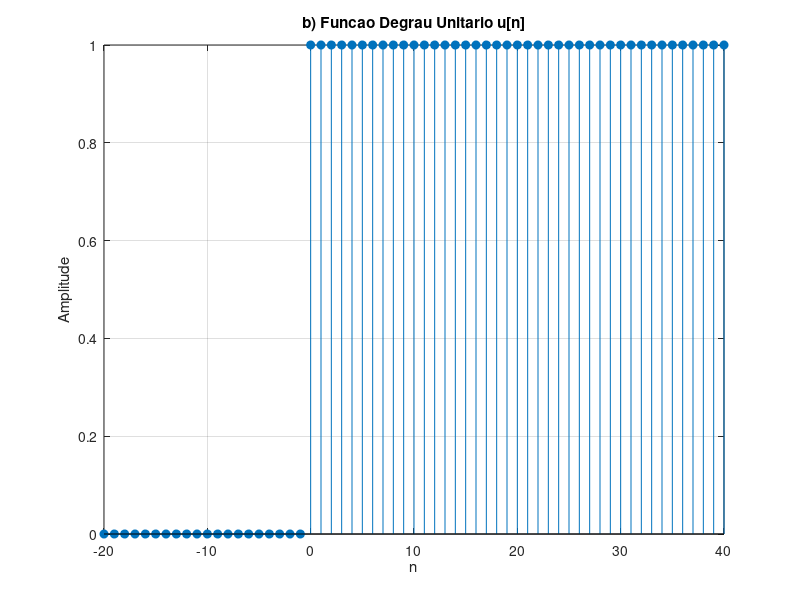

The MATLAB source for this figure:
% parte1_b.m
pkg load signal;
n = -20:40;
x_b = zeros(size(n));
b = [1]; a = [1, -1];
[h, ~] = impz(b, a, 41);
x_b(n >= 0) = h;

figure(1);
stem(n, x_b, 'filled');
title('b) Funcao Degrau Unitario u[n]');
xlabel('n'); ylabel('Amplitude'); grid on; xlim([-20 40]);
print('../figuras/parte1_b.png', '-dpng');
